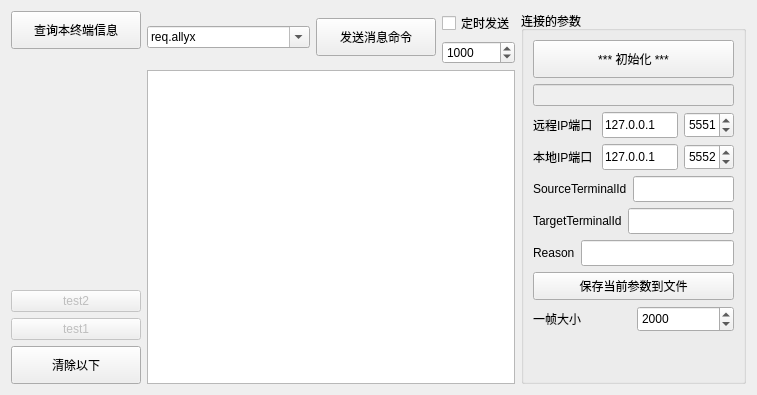
       <widget class="QWidget" name="tab">
        <attribute name="title">
         <string>  常规 测试  </string>
        </attribute>
        <layout class="QHBoxLayout" name="horizontalLayout_28" stretch="1,8,2">
         <item>
          <layout class="QVBoxLayout" name="verticalLayout_3">
           <item>
            <widget class="QPushButton" name="sdkRequestInfoBn">
             <property name="minimumSize">
              <size>
               <width>130</width>
               <height>38</height>
              </size>
             </property>
             <property name="text">
              <string>查询本终端信息</string>
             </property>
            </widget>
           </item>
           <item>
            <widget class="QLabel" name="infoFixLb">
             <property name="minimumSize">
              <size>
               <width>0</width>
               <height>70</height>
              </size>
             </property>
             <property name="text">
              <string/>
             </property>
            </widget>
           </item>
           <item>
            <widget class="QLabel" name="sdkStateStringLb">
             <property name="minimumSize">
              <size>
               <width>0</width>
               <height>20</height>
              </size>
             </property>
             <property name="text">
              <string/>
             </property>
            </widget>
           </item>
           <item>
            <spacer name="verticalSpacer">
             <property name="orientation">
              <enum>Qt::Vertical</enum>
             </property>
             <property name="sizeHint" stdset="0">
              <size>
               <width>20</width>
               <height>40</height>
              </size>
             </property>
            </spacer>
           </item>
           <item>
            <widget class="QPushButton" name="test2Bn">
             <property name="enabled">
              <bool>false</bool>
             </property>
             <property name="text">
              <string>test2</string>
             </property>
            </widget>
           </item>
           <item>
            <widget class="QPushButton" name="test1Bn">
             <property name="enabled">
              <bool>false</bool>
             </property>
             <property name="text">
              <string>test1</string>
             </property>
            </widget>
           </item>
           <item>
            <widget class="QPushButton" name="clearBn">
             <property name="minimumSize">
              <size>
               <width>130</width>
               <height>38</height>
              </size>
             </property>
             <property name="text">
              <string>清除以下</string>
             </property>
            </widget>
           </item>
          </layout>
         </item>
         <item>
          <layout class="QVBoxLayout" name="verticalLayout">
           <item>
            <layout class="QHBoxLayout" name="horizontalLayout_2" stretch="8,2,0">
             <item>
              <widget class="QComboBox" name="messageCommandEd">
               <property name="minimumSize">
                <size>
                 <width>120</width>
                 <height>0</height>
                </size>
               </property>
               <property name="editable">
                <bool>true</bool>
               </property>
               <item>
                <property name="text">
                 <string>req.allyx</string>
                </property>
               </item>
               <item>
                <property name="text">
                 <string>req.allyc</string>
                </property>
               </item>
               <item>
                <property name="text">
                 <string>send.yk.1</string>
                </property>
               </item>
               <item>
                <property name="text">
                 <string>send.yx.1</string>
                </property>
               </item>
               <item>
                <property name="text">
                 <string>send.yc.1</string>
                </property>
               </item>
               <item>
                <property name="text">
                 <string>send.vtl.1</string>
                </property>
               </item>
               <item>
                <property name="text">
                 <string>send.message.1</string>
                </property>
               </item>
              </widget>
             </item>
             <item>
              <widget class="QPushButton" name="sendMessageBn">
               <property name="minimumSize">
                <size>
                 <width>120</width>
                 <height>38</height>
                </size>
               </property>
               <property name="text">
                <string>发送消息命令</string>
               </property>
              </widget>
             </item>
             <item>
              <layout class="QVBoxLayout" name="verticalLayout_5">
               <item>
                <widget class="QCheckBox" name="timerMessageCb">
                 <property name="text">
                  <string>定时发送</string>
                 </property>
                </widget>
               </item>
               <item>
                <widget class="QSpinBox" name="timerMessageEd">
                 <property name="minimum">
                  <number>10</number>
                 </property>
                 <property name="maximum">
                  <number>999999</number>
                 </property>
                 <property name="singleStep">
                  <number>10</number>
                 </property>
                 <property name="value">
                  <number>1000</number>
                 </property>
                </widget>
               </item>
              </layout>
             </item>
            </layout>
           </item>
           <item>
            <widget class="QTextEdit" name="messageParamEd"/>
           </item>
          </layout>
         </item>
         <item>
          <widget class="QGroupBox" name="groupBox">
           <property name="title">
            <string>连接的参数</string>
           </property>
           <layout class="QVBoxLayout" name="verticalLayout_9">
            <item>
             <widget class="QPushButton" name="sdkInitBn">
              <property name="minimumSize">
               <size>
                <width>130</width>
                <height>38</height>
               </size>
              </property>
              <property name="text">
               <string>*** 初始化 ***</string>
              </property>
             </widget>
            </item>
            <item>
             <widget class="QLineEdit" name="configFilePathEd">
              <property name="enabled">
               <bool>false</bool>
              </property>
             </widget>
            </item>
            <item>
             <layout class="QHBoxLayout" name="horizontalLayout_23">
              <item>
               <widget class="QLabel" name="label_8">
                <property name="text">
                 <string>远程IP端口 </string>
                </property>
                <property name="alignment">
                 <set>Qt::AlignLeading|Qt::AlignLeft|Qt::AlignVCenter</set>
                </property>
               </widget>
              </item>
              <item>
               <widget class="QLineEdit" name="remoteIpAddressEd">
                <property name="minimumSize">
                 <size>
                  <width>76</width>
                  <height>26</height>
                 </size>
                </property>
                <property name="text">
                 <string>127.0.0.1</string>
                </property>
               </widget>
              </item>
              <item>
               <widget class="QSpinBox" name="remotePortEd">
                <property name="minimumSize">
                 <size>
                  <width>50</width>
                  <height>26</height>
                 </size>
                </property>
                <property name="maximum">
                 <number>65535</number>
                </property>
                <property name="value">
                 <number>5551</number>
                </property>
               </widget>
              </item>
             </layout>
            </item>
            <item>
             <layout class="QHBoxLayout" name="horizontalLayout_3">
              <item>
               <widget class="QLabel" name="label_9">
                <property name="text">
                 <string>本地IP端口 </string>
                </property>
                <property name="alignment">
                 <set>Qt::AlignLeading|Qt::AlignLeft|Qt::AlignVCenter</set>
                </property>
               </widget>
              </item>
              <item>
               <widget class="QLineEdit" name="localIpAddressEd">
                <property name="minimumSize">
                 <size>
                  <width>76</width>
                  <height>26</height>
                 </size>
                </property>
                <property name="text">
                 <string>127.0.0.1</string>
                </property>
               </widget>
              </item>
              <item>
               <widget class="QSpinBox" name="localPortEd">
                <property name="minimumSize">
                 <size>
                  <width>50</width>
                  <height>26</height>
                 </size>
                </property>
                <property name="maximum">
                 <number>65535</number>
                </property>
                <property name="value">
                 <number>5552</number>
                </property>
               </widget>
              </item>
             </layout>
            </item>
            <item>
             <layout class="QHBoxLayout" name="horizontalLayout_24">
              <item>
               <widget class="QLabel" name="label">
                <property name="minimumSize">
                 <size>
                  <width>0</width>
                  <height>20</height>
                 </size>
                </property>
                <property name="text">
                 <string>SourceTerminalId</string>
                </property>
                <property name="alignment">
                 <set>Qt::AlignLeading|Qt::AlignLeft|Qt::AlignVCenter</set>
                </property>
               </widget>
              </item>
              <item>
               <widget class="QLineEdit" name="SourceTerminalIdEd">
                <property name="minimumSize">
                 <size>
                  <width>0</width>
                  <height>26</height>
                 </size>
                </property>
               </widget>
              </item>
             </layout>
            </item>
            <item>
             <layout class="QHBoxLayout" name="horizontalLayout_25">
              <item>
               <widget class="QLabel" name="label_2">
                <property name="minimumSize">
                 <size>
                  <width>0</width>
                  <height>20</height>
                 </size>
                </property>
                <property name="text">
                 <string>TargetTerminalId</string>
                </property>
                <property name="alignment">
                 <set>Qt::AlignLeading|Qt::AlignLeft|Qt::AlignVCenter</set>
                </property>
               </widget>
              </item>
              <item>
               <widget class="QLineEdit" name="TargetTerminalIdEd">
                <property name="minimumSize">
                 <size>
                  <width>0</width>
                  <height>26</height>
                 </size>
                </property>
               </widget>
              </item>
             </layout>
            </item>
            <item>
             <layout class="QHBoxLayout" name="horizontalLayout_26">
              <item>
               <widget class="QLabel" name="label_3">
                <property name="minimumSize">
                 <size>
                  <width>0</width>
                  <height>20</height>
                 </size>
                </property>
                <property name="text">
                 <string>Reason</string>
                </property>
                <property name="alignment">
                 <set>Qt::AlignLeading|Qt::AlignLeft|Qt::AlignVCenter</set>
                </property>
               </widget>
              </item>
              <item>
               <widget class="QLineEdit" name="ReasonEd">
                <property name="minimumSize">
                 <size>
                  <width>0</width>
                  <height>26</height>
                 </size>
                </property>
               </widget>
              </item>
             </layout>
            </item>
            <item>
             <widget class="QPushButton" name="sdkSaveBn">
              <property name="minimumSize">
               <size>
                <width>130</width>
                <height>28</height>
               </size>
              </property>
              <property name="text">
               <string>保存当前参数到文件</string>
              </property>
             </widget>
            </item>
            <item>
             <layout class="QHBoxLayout" name="horizontalLayout_27">
              <item>
               <widget class="QLabel" name="label_4">
                <property name="minimumSize">
                 <size>
                  <width>0</width>
                  <height>20</height>
                 </size>
                </property>
                <property name="text">
                 <string>一帧大小</string>
                </property>
                <property name="alignment">
                 <set>Qt::AlignLeading|Qt::AlignLeft|Qt::AlignVCenter</set>
                </property>
               </widget>
              </item>
              <item>
               <widget class="QSpinBox" name="frameSizeEd">
                <property name="minimumSize">
                 <size>
                  <width>0</width>
                  <height>26</height>
                 </size>
                </property>
                <property name="minimum">
                 <number>200</number>
                </property>
                <property name="maximum">
                 <number>3900</number>
                </property>
                <property name="value">
                 <number>2000</number>
                </property>
               </widget>
              </item>
             </layout>
            </item>
            <item>
             <spacer name="verticalSpacer_4">
              <property name="orientation">
               <enum>Qt::Vertical</enum>
              </property>
              <property name="sizeHint" stdset="0">
               <size>
                <width>20</width>
                <height>40</height>
               </size>
              </property>
             </spacer>
            </item>
           </layout>
          </widget>
         </item>
        </layout>
       </widget>
